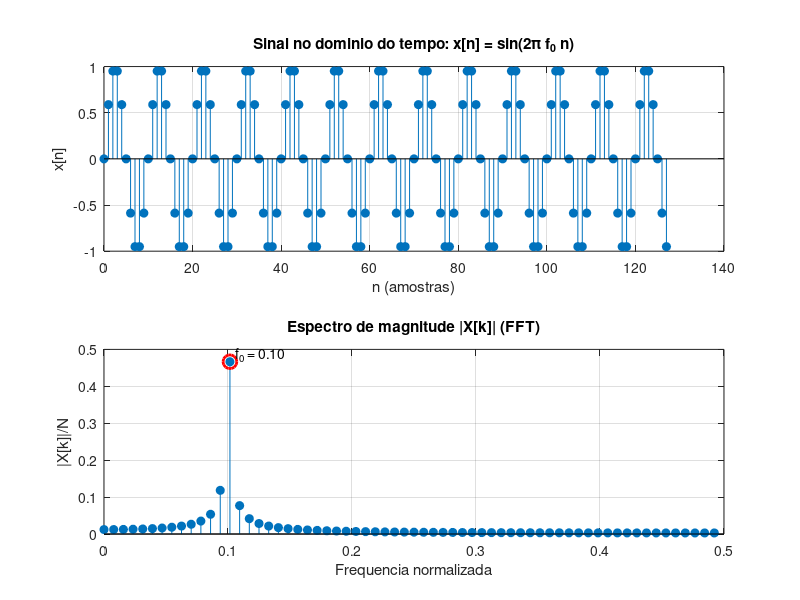

MATLAB code for this plot:
% =========================================================================
% ATIVIDADE 01 - Senoide discreta + FFT
% -------------------------------------------------------------------------
% Gera uma senoide discreta de frequencia normalizada f0 = 0.1 com N = 128
% amostras, exibe o sinal no dominio do tempo e calcula seu espectro via
% FFT, identificando a frequencia dominante.
% =========================================================================

clear; clc; close all;

% --- Parametros do sinal ---
N  = 128;          % numero de amostras
f0 = 0.1;          % frequencia normalizada (ciclos/amostra)
n  = 0:N-1;        % vetor de indices de tempo discreto

% --- Geracao da senoide discreta ---
x = sin(2*pi*f0*n);

% --- Calculo da FFT ---
X     = fft(x);                 % espectro complexo
mag   = abs(X)/N;               % magnitude normalizada
f_nrm = (0:N-1)/N;              % frequencia normalizada (0 a 1)

% --- Identificacao da frequencia dominante (somente metade do espectro) ---
metade        = 1:floor(N/2);
[pico, idx]   = max(mag(metade));
freq_pico     = f_nrm(idx);

fprintf('Frequencia dominante detectada: f = %.4f (esperado %.4f)\n', ...
        freq_pico, f0);
fprintf('Magnitude do pico: %.4f\n', pico);

% --- Graficos ---
fig = figure('Name','Atividade 01 - Senoide + FFT','Position',[100 100 900 600]);

subplot(2,1,1);
stem(n, x, 'filled');
title('Sinal no dominio do tempo: x[n] = sin(2\pi f_0 n)');
xlabel('n (amostras)'); ylabel('x[n]'); grid on;

subplot(2,1,2);
stem(f_nrm(metade), mag(metade), 'filled');
hold on;
plot(freq_pico, pico, 'ro', 'MarkerSize', 10, 'LineWidth', 2);
text(freq_pico, pico, sprintf('  f_0 = %.2f', freq_pico), ...
     'VerticalAlignment','bottom');
title('Espectro de magnitude |X[k]| (FFT)');
xlabel('Frequencia normalizada'); ylabel('|X[k]|/N'); grid on;

% --- Salvar PNG em Resultados/ ---
script_dir = fileparts(mfilename('fullpath'));
out_dir    = fullfile(script_dir, '..', '..', 'Resultados');
if ~exist(out_dir, 'dir'); mkdir(out_dir); end
print(fig, fullfile(out_dir, 'simulacao1atvd1.png'), '-dpng', '-r120');
fprintf('Figura salva em: %s\n', fullfile(out_dir, 'simulacao1atvd1.png'));
